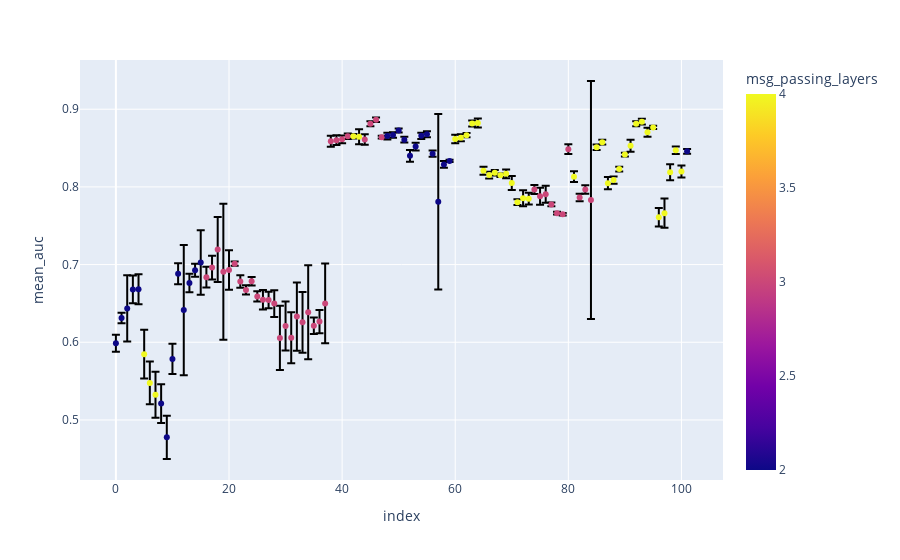

Here is the notebook cell this chart was saved with:
### Code cell
fig = px.scatter(total_walk,y="mean_auc",error_y="std",color="msg_passing_layers")
fig.show()
